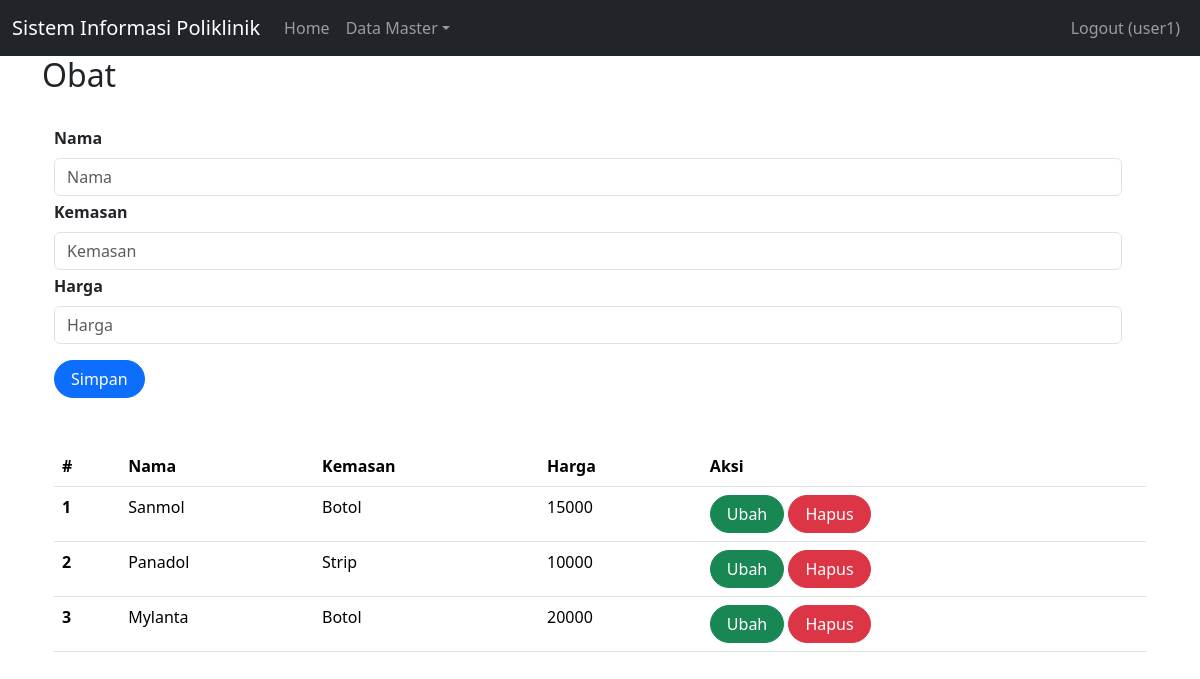
Page /index.php?page=obat (signed in) on the committed database.
### tables this page shows
CREATE TABLE `obat` (
  `id` int(11) NOT NULL,
  `nama_obat` varchar(50) NOT NULL,
  `kemasan` varchar(35) NOT NULL,
  `harga` int(11) NOT NULL
);

### obat.php (the view, shortened to what this page needs)
<h2>Obat</h2>
<br>
<div class="container">
    <form class="form row" method="POST" action="" name="myForm" onsubmit="return(validate());">
        <?php
        $nama_obat = '';
        $kemasan = '';
        $harga = '';
        ?>
        <div class="row">
            <label for="inputNama" class="form-label fw-bold">
                Nama
            </label>
            <div>
                <input type="text" class="form-control" name="nama_obat" id="inputNama" placeholder="Nama" value="<?php echo $nama_obat ?>">
            </div>
        </div>
        <div class="row mt-1">
            <label for="inputKemasan" class="form-label fw-bold">
                Kemasan
            </label>
            <div>
                <input type="text" class="form-control" name="kemasan" id="inputKemasan" placeholder="Kemasan" value="<?php echo $kemasan ?>">
            </div>
        </div>
        <div class="row mt-1">
            <label for="inputHarga" class="form-label fw-bold">
                Harga
            </label>
            <div>
                <input type="text" class="form-control" name="harga" id="inputHarga" placeholder="Harga" value="<?php echo $harga ?>">
            </div>
        </div>
        <div class="row mt-3">
            <div class=col>
                <button type="submit" class="btn btn-primary rounded-pill px-3 mt-auto" name="simpan">Simpan</button>
            </div>
        </div>
    </form>
    <br>
    <br>
    <table class="table table-hover">
        <thead>
            <tr>
                <th scope="col">#</th>
                <th scope="col">Nama</th>
                <th scope="col">Kemasan</th>
                <th scope="col">Harga</th>
                <th scope="col">Aksi</th>
            </tr>
        </thead>
        <tbody>
            <?php
            $result = mysqli_query($mysqli, "SELECT * FROM obat");
            $no = 1;
            while ($data = mysqli_fetch_array($result)) {
            ?>
                <tr>
                    <th scope="row"><?php echo $no++ ?></th>
                    <td><?php echo $data['nama_obat'] ?></td>
                    <td><?php echo $data['kemasan'] ?></td>
                    <td><?php echo $data['harga'] ?></td>
                    <td>
                        <a class="btn btn-success rounded-pill px-3" href="index.php?page=obat&id=<?php echo $data['id'] ?>">Ubah</a>
                        <a class="btn btn-danger rounded-pill px-3" href="index.php?page=obat&id=<?php echo $data['id'] ?>&aksi=hapus">Hapus</a>
                    </td>
                </tr>
            <?php
            }
            ?>
        </tbody>
    </table>

### rows in the picture
obat: nama_obat "Sanmol", kemasan "Botol", harga "15000"
obat: nama_obat "Panadol", kemasan "Strip", harga "10000"
obat: nama_obat "Mylanta", kemasan "Botol", harga "20000"

### other values in the picture
$_SESSION['username'] "user1"
